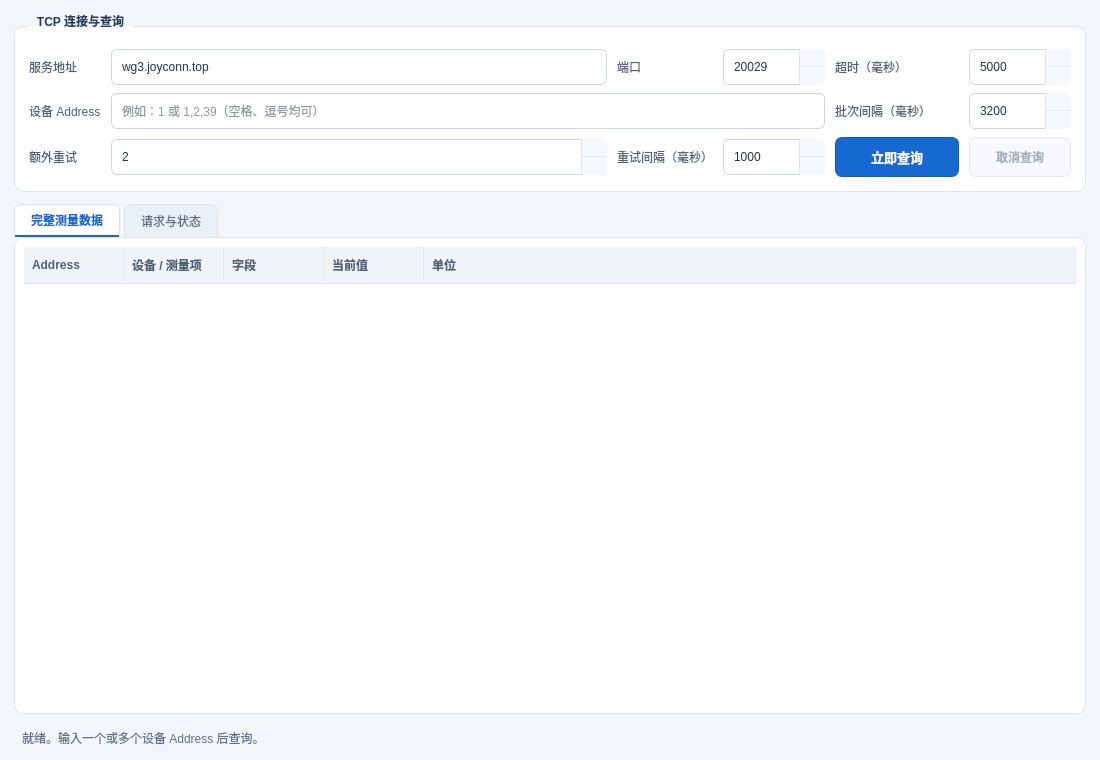
<?xml version="1.0" encoding="UTF-8"?>
<ui version="4.0">
 <class>MainWindow</class>
 <widget class="QMainWindow" name="MainWindow">
  <property name="geometry"><rect><x>0</x><y>0</y><width>1100</width><height>760</height></rect></property>
  <property name="windowTitle"><string>qWindmill · 设备实时查询</string></property>
  <property name="windowIcon"><iconset resource="icons.qrc"><normaloff>:/icons/app.svg</normaloff>:/icons/app.svg</iconset></property>
  <!-- 整个窗口共用一套颜色、边框与交互状态，避免主按钮与原生控件风格割裂。 -->
  <property name="styleSheet">
   <string notr="true">QMainWindow, QWidget#centralWidget {
    background-color: #f3f6fb;
    color: #243247;
    font-family: "Microsoft YaHei UI", "Segoe UI";
    font-size: 9pt;
}
QGroupBox#connectionGroup {
    background-color: #ffffff;
    border: 1px solid #dce4ee;
    border-radius: 10px;
    margin-top: 12px;
    padding-top: 8px;
    font-weight: 600;
}
QGroupBox#connectionGroup::title {
    subcontrol-origin: margin;
    left: 14px;
    padding: 0 7px;
    color: #253c5d;
}
QLabel {
    color: #4e6078;
}
QLineEdit, QSpinBox {
    min-height: 30px;
    background-color: #ffffff;
    color: #243247;
    border: 1px solid #cbd6e4;
    border-radius: 6px;
    padding: 2px 8px;
    selection-background-color: #c9dfff;
}
QLineEdit:hover, QSpinBox:hover {
    border-color: #8da9cb;
}
QLineEdit:focus, QSpinBox:focus {
    border: 2px solid #2671d9;
    padding: 1px 7px;
}
QSpinBox {
    padding-right: 27px;
}
QSpinBox:focus {
    padding-right: 26px;
}
QSpinBox::up-button, QSpinBox::down-button {
    subcontrol-origin: border;
    width: 25px;
    background-color: #f5f8fc;
    border-left: 1px solid #dce4ee;
}
QSpinBox::up-button {
    subcontrol-position: top right;
    border-bottom: 1px solid #e4eaf2;
    border-top-right-radius: 5px;
}
QSpinBox::down-button {
    subcontrol-position: bottom right;
    border-bottom-right-radius: 5px;
}
QSpinBox::up-button:hover, QSpinBox::down-button:hover {
    background-color: #e1edfb;
}
QSpinBox::up-button:pressed, QSpinBox::down-button:pressed {
    background-color: #cbdff7;
}
QSpinBox::up-arrow {
    image: url(:/icons/chevron-up.svg);
    width: 11px;
    height: 11px;
}
QSpinBox::down-arrow {
    image: url(:/icons/chevron-down.svg);
    width: 11px;
    height: 11px;
}
QPushButton#queryButton {
    background-color: #1769d2;
    color: #ffffff;
    border: 1px solid #125bb9;
    border-radius: 7px;
    padding: 7px 16px;
    font-size: 10pt;
    font-weight: 700;
}
QPushButton#queryButton:hover {
    background-color: #0d58ba;
    border-color: #0a4b9f;
}
QPushButton#queryButton:pressed {
    background-color: #08458f;
}
QPushButton#queryButton:disabled {
    background-color: #aab8c9;
    border-color: #aab8c9;
    color: #f7f9fc;
}
QPushButton#cancelButton {
    min-height: 38px;
    background-color: #f1f5fa;
    color: #3c526f;
    border: 1px solid #cbd6e4;
    border-radius: 7px;
    padding: 0 14px;
    font-weight: 600;
}
QPushButton#cancelButton:hover:enabled {
    background-color: #e4edf8;
    border-color: #8da9cb;
}
QPushButton#cancelButton:pressed:enabled {
    background-color: #d2e2f6;
}
QPushButton#cancelButton:disabled {
    background-color: #f7f9fc;
    color: #a3afbe;
    border-color: #e5eaf1;
}
QTabWidget::pane {
    background-color: #ffffff;
    border: 1px solid #dce4ee;
    border-radius: 9px;
}
QTabBar::tab {
    background-color: #eaf0f7;
    color: #596b83;
    border: 1px solid #dce4ee;
    border-bottom: none;
    border-top-left-radius: 7px;
    border-top-right-radius: 7px;
    padding: 8px 16px;
    margin-right: 4px;
}
QTabBar::tab:selected {
    background-color: #ffffff;
    color: #1769d2;
    border-bottom: 2px solid #1769d2;
    font-weight: 700;
}
QTabBar::tab:hover:!selected {
    background-color: #dce8f7;
    color: #304a6e;
}
QTreeWidget, QPlainTextEdit {
    background-color: #ffffff;
    color: #243247;
    border: none;
    selection-background-color: #d8e9ff;
    selection-color: #173b68;
}
QTreeWidget {
    alternate-background-color: #f7f9fc;
}
QTreeWidget::item {
    padding: 4px 3px;
}
QHeaderView::section {
    background-color: #f0f4f9;
    color: #4e6078;
    border: none;
    border-right: 1px solid #e4eaf2;
    border-bottom: 1px solid #dce4ee;
    padding: 7px 8px;
    font-weight: 600;
}
QLabel#statusLabel {
    color: #60728b;
    padding: 3px 5px;
}</string>
  </property>
  <widget class="QWidget" name="centralWidget">
   <layout class="QVBoxLayout" name="mainLayout">
    <property name="leftMargin"><number>14</number></property>
    <property name="topMargin"><number>14</number></property>
    <property name="rightMargin"><number>14</number></property>
    <property name="bottomMargin"><number>10</number></property>
    <property name="spacing"><number>12</number></property>
    <item>
     <widget class="QGroupBox" name="connectionGroup">
      <property name="title"><string>TCP 连接与查询</string></property>
      <layout class="QGridLayout" name="connectionLayout">
       <property name="leftMargin"><number>14</number></property>
       <property name="topMargin"><number>14</number></property>
       <property name="rightMargin"><number>14</number></property>
       <property name="bottomMargin"><number>14</number></property>
       <property name="horizontalSpacing"><number>10</number></property>
       <property name="verticalSpacing"><number>8</number></property>
       <item row="0" column="0"><widget class="QLabel" name="hostLabel"><property name="text"><string>服务地址</string></property></widget></item>
       <item row="0" column="1"><widget class="QLineEdit" name="hostEdit"><property name="text"><string>wg3.joyconn.top</string></property></widget></item>
       <item row="0" column="2"><widget class="QLabel" name="portLabel"><property name="text"><string>端口</string></property></widget></item>
       <item row="0" column="3"><widget class="QSpinBox" name="portSpin"><property name="minimum"><number>1</number></property><property name="maximum"><number>65535</number></property><property name="value"><number>20029</number></property></widget></item>
       <item row="0" column="4"><widget class="QLabel" name="timeoutLabel"><property name="text"><string>超时（毫秒）</string></property></widget></item>
       <item row="0" column="5"><widget class="QSpinBox" name="timeoutSpin"><property name="minimum"><number>100</number></property><property name="maximum"><number>60000</number></property><property name="singleStep"><number>500</number></property><property name="value"><number>5000</number></property></widget></item>
       <item row="1" column="0"><widget class="QLabel" name="addressLabel"><property name="text"><string>设备 Address</string></property></widget></item>
       <item row="1" column="1" colspan="3"><widget class="QLineEdit" name="addressesEdit"><property name="placeholderText"><string>例如：1 或 1,2,39（空格、逗号均可）</string></property></widget></item>
       <item row="1" column="4"><widget class="QLabel" name="gapLabel"><property name="text"><string>批次间隔（毫秒）</string></property></widget></item>
       <item row="1" column="5"><widget class="QSpinBox" name="gapSpin"><property name="minimum"><number>0</number></property><property name="maximum"><number>60000</number></property><property name="singleStep"><number>100</number></property><property name="value"><number>3200</number></property></widget></item>
       <item row="2" column="0"><widget class="QLabel" name="retriesLabel"><property name="text"><string>额外重试</string></property></widget></item>
       <item row="2" column="1"><widget class="QSpinBox" name="retriesSpin"><property name="minimum"><number>0</number></property><property name="maximum"><number>10</number></property><property name="value"><number>2</number></property></widget></item>
       <item row="2" column="2"><widget class="QLabel" name="retryDelayLabel"><property name="text"><string>重试间隔（毫秒）</string></property></widget></item>
       <item row="2" column="3"><widget class="QSpinBox" name="retryDelaySpin"><property name="minimum"><number>0</number></property><property name="maximum"><number>60000</number></property><property name="singleStep"><number>100</number></property><property name="value"><number>1000</number></property></widget></item>
       <item row="2" column="4">
        <widget class="QPushButton" name="queryButton">
         <property name="minimumSize"><size><width>124</width><height>40</height></size></property>
         <property name="cursor"><cursorShape>PointingHandCursor</cursorShape></property>
         <property name="text"><string>立即查询</string></property>
         <property name="toolTip"><string>读取所填设备的当前测量数据</string></property>
        </widget>
       </item>
       <item row="2" column="5"><widget class="QPushButton" name="cancelButton"><property name="enabled"><bool>false</bool></property><property name="text"><string>取消查询</string></property></widget></item>
      </layout>
     </widget>
    </item>
    <item>
     <widget class="QTabWidget" name="tabs">
      <widget class="QWidget" name="resultsTab">
       <attribute name="title"><string>完整测量数据</string></attribute>
       <layout class="QVBoxLayout" name="resultsLayout">
        <item><widget class="QTreeWidget" name="resultsTree">
         <property name="alternatingRowColors"><bool>true</bool></property>
         <column><property name="text"><string>Address</string></property></column>
         <column><property name="text"><string>设备 / 测量项</string></property></column>
         <column><property name="text"><string>字段</string></property></column>
         <column><property name="text"><string>当前值</string></property></column>
         <column><property name="text"><string>单位</string></property></column>
        </widget></item>
       </layout>
      </widget>
      <widget class="QWidget" name="logsTab">
       <attribute name="title"><string>请求与状态</string></attribute>
       <layout class="QVBoxLayout" name="logsLayout">
        <item><widget class="QPlainTextEdit" name="logEdit"><property name="readOnly"><bool>true</bool></property></widget></item>
       </layout>
      </widget>
     </widget>
    </item>
    <item><widget class="QLabel" name="statusLabel"><property name="text"><string>就绪。输入一个或多个设备 Address 后查询。</string></property></widget></item>
   </layout>
  </widget>
 </widget>
 <resources>
  <include location="icons.qrc"/>
 </resources>
 <connections/>
</ui>
